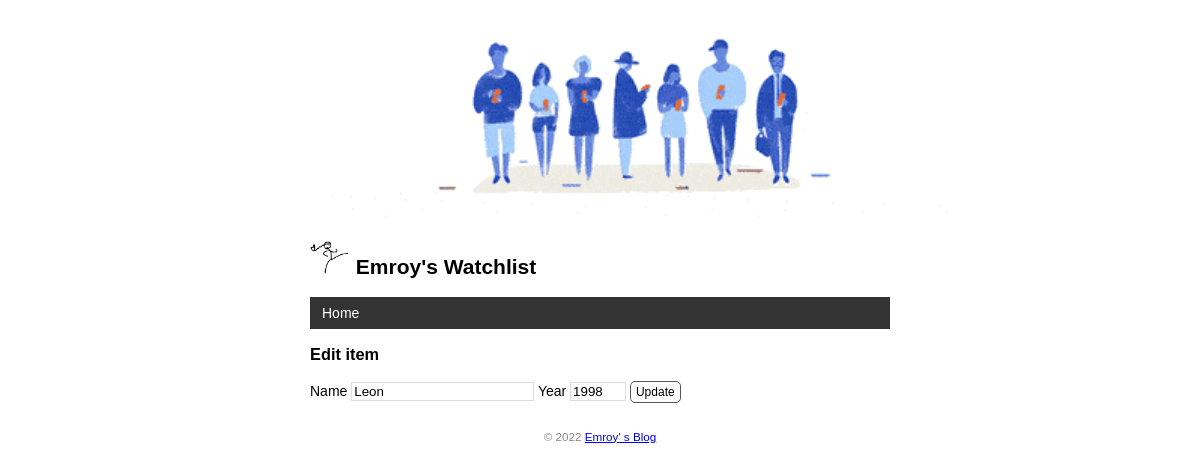
Before: /book/edit/1 with the older database file.
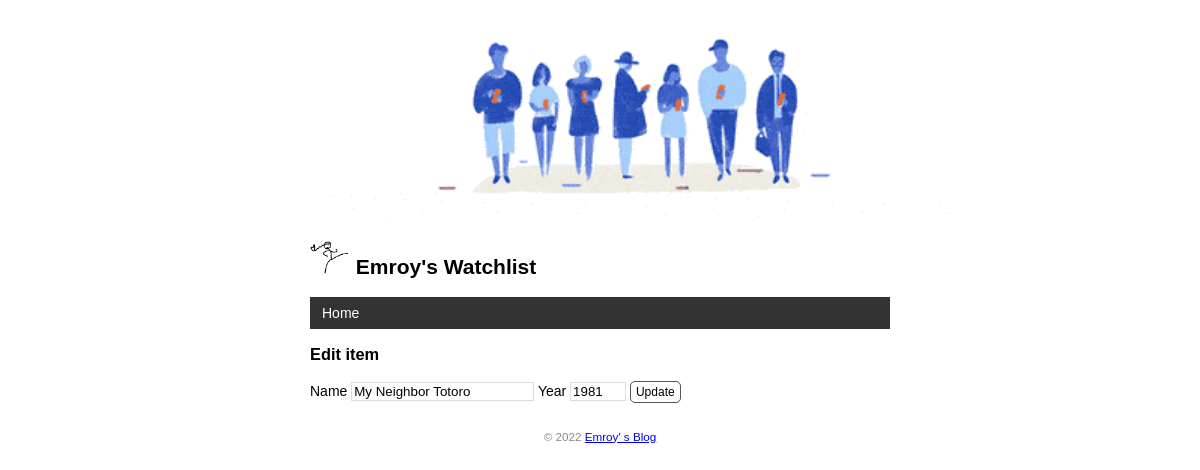
After: the same page with the newer database file.
### app.py (models this page shows)
class User(db.Model):  # 表名user(自动生成) 单个单词转小写 多个小写下划线分割
    id = db.Column(db.Integer, primary_key=True)  # 主键
    name = db.Column(db.String(20))   # 名字

class Book(db.Model):  # 表名book
    id = db.Column(db.Integer, primary_key=True)
    title = db.Column(db.String(60))  # 书名
    year = db.Column(db.String(4))  # 年份

### app.py (the view, shortened to what this page needs)
@app.route('/book/edit/<int:book_id>', methods=['GET', 'POST'])
def edit(book_id):
    book = Book.query.get_or_404(book_id)
    return render_template('edit.html', book=book)  # 传入被编辑的电影记录

### app.py (called while the page is built)
@app.context_processor
def inject_user():  # 函数名可以随意修改
    user = User.query.first()
    return dict(user=user)  # 需要返回字典，等同于 return {'user': user}

### templates/edit.html
{% extends 'base.html' %}
{% block content %}
<h3>Edit item</h3>
<form method="post">
    Name <input type="text" name="title" autocomplete="off" required value="{{ book.title }}">
    Year <input type="text" name="year" autocomplete="off" required value="{{ book.year }}">
    <input class="btn" type="submit" name="submit" value="Update">
</form>
{% endblock %}

### templates/base.html (shortened to what this page needs)
<!DOCTYPE html>
<html lang="en">
<head>
    {% block head %}
    <link rel="stylesheet" href="{{ url_for('static', filename='style.css') }}" type="text/css">
    {% endblock %}
</head>
<body>
    <h2>
        <img alt="people" class="people" src="{{ url_for('static', filename='images/people.gif') }}">
        <br>
        <img alt="Avatar" class="avatar" src="{{ url_for('static', filename='images/logo.png') }}">
        {{ user.name }}'s Watchlist
    </h2>
    <nav>
        <ul>
            <li><a href="{{ url_for('index') }}">Home</a></li>
        </ul>
    </nav>
    {% block content %}{% endblock %}
    <footer>
        <small>&copy; 2022 <a href="https://prime.org.cn/">Emroy' s Blog</a></small>
    </footer>
</body>
</html>

### static/style.css (style rules this page uses)
body { margin: auto; max-width: 580px; font-size: 14px; font-family: Helvetica, Arial, sans-serif; }
footer { color: #888; margin-top: 15px; text-align: center; padding: 10px; }
.avatar { width: 40px; }
.people { display: block; margin: 0 auto; height: 200px; }
nav ul { list-style-type: none; margin: 0; padding: 0; overflow: hidden; background-color: #333; }
nav li { float: left; }
nav li a { display: block; color: white; text-align: center; padding: 8px 12px; text-decoration: none; }
input[type=submit] { font-family: inherit; }
input[type=text] { border: 1px solid #ddd; }
input[name=year] { width: 50px; }
.btn { font-size: 12px; padding: 3px 5px; text-decoration: none; cursor: pointer; background-color: white; color: black; border: 1px solid #555555; border-radius: 5px; }

Changed rows visible on the page:
changed Book: title "Leon" → "My Neighbor Totoro"; year "1998" → "1981"
